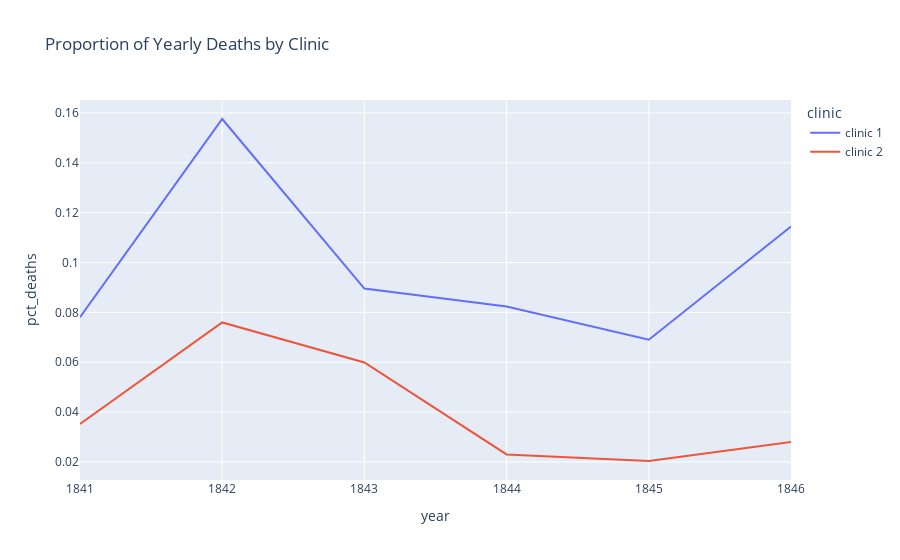

The notebook cell saved with this chart:
### Markdown cell above
### Plotting the Proportion of Yearly Deaths by Clinic

### Code cell
line = px.line(
    df_yearly,
    x="year",
    y="pct_deaths",
    color="clinic",
    title="Proportion of Yearly Deaths by Clinic"
)

line.show()

### Figure 1 — Plotly figure (JSON) as saved in the notebook; plotly's stock layout.template omitted (floating-point values rounded to 4 significant figures)
{"data": [{"hovertemplate": "clinic=clinic 1<br>year=%{x}<br>pct_deaths=%{y}<extra></extra>", "legendgroup": "clinic 1", "line": {"color": "#636efa", "dash": "solid"}, "marker": {"symbol": "circle"}, "mode": "lines", "name": "clinic 1", "orientation": "v", "showlegend": true, "type": "scatter", "x": [1841, 1842, 1843, 1844, 1845, 1846], "xaxis": "x", "y": [0.07806, 0.1576, 0.08954, 0.08236, 0.06901, 0.1145], "yaxis": "y"}, {"hovertemplate": "clinic=clinic 2<br>year=%{x}<br>pct_deaths=%{y}<extra></extra>", "legendgroup": "clinic 2", "line": {"color": "#EF553B", "dash": "solid"}, "marker": {"symbol": "circle"}, "mode": "lines", "name": "clinic 2", "orientation": "v", "showlegend": true, "type": "scatter", "x": [1841, 1842, 1843, 1844, 1845, 1846], "xaxis": "x", "y": [0.03522, 0.07597, 0.05988, 0.023, 0.02036, 0.02797], "yaxis": "y"}], "layout": {"legend": {"title": {"text": "clinic"}, "tracegroupgap": 0}, "title": {"text": "Proportion of Yearly Deaths by Clinic"}, "xaxis": {"anchor": "y", "domain": [0, 1], "title": {"text": "year"}}, "yaxis": {"anchor": "x", "domain": [0, 1], "title": {"text": "pct_deaths"}}}}
